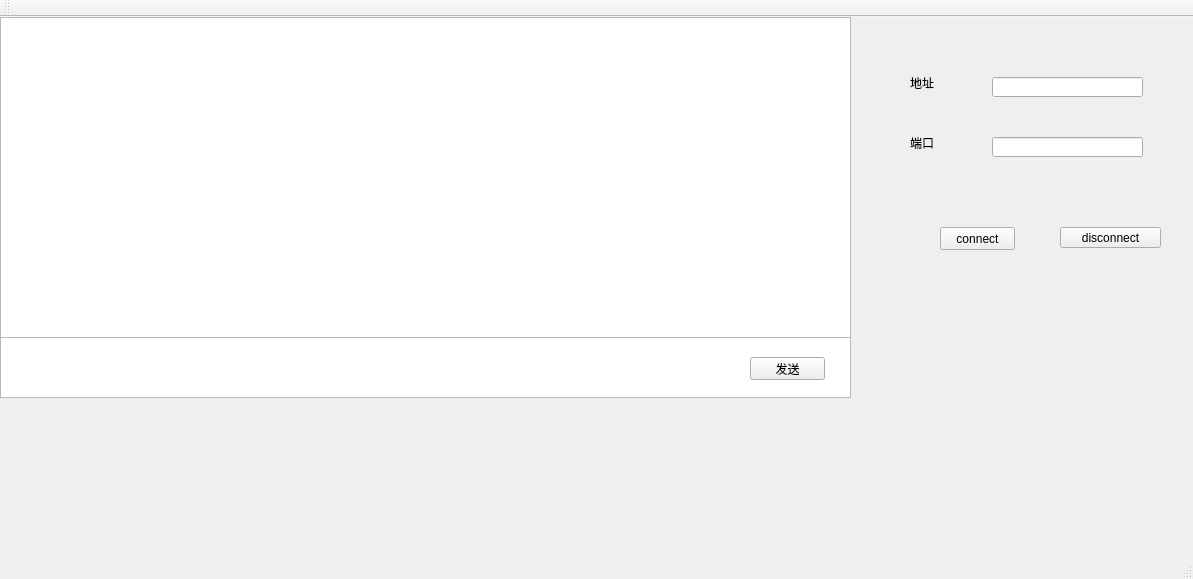
<?xml version="1.0" encoding="UTF-8"?>
<ui version="4.0">
 <class>Myclient</class>
 <widget class="QMainWindow" name="Myclient">
  <property name="geometry">
   <rect>
    <x>0</x>
    <y>0</y>
    <width>1193</width>
    <height>579</height>
   </rect>
  </property>
  <property name="windowTitle">
   <string>Myclient</string>
  </property>
  <widget class="QWidget" name="centralWidget">
   <widget class="QTextEdit" name="textEdit">
    <property name="geometry">
     <rect>
      <x>0</x>
      <y>0</y>
      <width>851</width>
      <height>321</height>
     </rect>
    </property>
   </widget>
   <widget class="QTextEdit" name="textEdit_2">
    <property name="geometry">
     <rect>
      <x>0</x>
      <y>320</y>
      <width>851</width>
      <height>61</height>
     </rect>
    </property>
   </widget>
   <widget class="QPushButton" name="pushButton">
    <property name="geometry">
     <rect>
      <x>750</x>
      <y>340</y>
      <width>75</width>
      <height>23</height>
     </rect>
    </property>
    <property name="text">
     <string>发送</string>
    </property>
   </widget>
   <widget class="QLabel" name="label">
    <property name="geometry">
     <rect>
      <x>910</x>
      <y>50</y>
      <width>81</width>
      <height>31</height>
     </rect>
    </property>
    <property name="text">
     <string>地址</string>
    </property>
   </widget>
   <widget class="QLabel" name="label_2">
    <property name="geometry">
     <rect>
      <x>910</x>
      <y>110</y>
      <width>61</width>
      <height>31</height>
     </rect>
    </property>
    <property name="text">
     <string>端口</string>
    </property>
   </widget>
   <widget class="QLineEdit" name="lineEdit">
    <property name="geometry">
     <rect>
      <x>992</x>
      <y>60</y>
      <width>151</width>
      <height>20</height>
     </rect>
    </property>
   </widget>
   <widget class="QLineEdit" name="lineEdit_2">
    <property name="geometry">
     <rect>
      <x>992</x>
      <y>120</y>
      <width>151</width>
      <height>20</height>
     </rect>
    </property>
   </widget>
   <widget class="QPushButton" name="pushButton_2">
    <property name="geometry">
     <rect>
      <x>940</x>
      <y>210</y>
      <width>75</width>
      <height>23</height>
     </rect>
    </property>
    <property name="text">
     <string>connect</string>
    </property>
   </widget>
   <widget class="QPushButton" name="pushButton_3">
    <property name="geometry">
     <rect>
      <x>1060</x>
      <y>210</y>
      <width>101</width>
      <height>21</height>
     </rect>
    </property>
    <property name="text">
     <string>disconnect</string>
    </property>
   </widget>
  </widget>
  <widget class="QMenuBar" name="menuBar">
   <property name="geometry">
    <rect>
     <x>0</x>
     <y>0</y>
     <width>1193</width>
     <height>26</height>
    </rect>
   </property>
  </widget>
  <widget class="QToolBar" name="mainToolBar">
   <attribute name="toolBarArea">
    <enum>TopToolBarArea</enum>
   </attribute>
   <attribute name="toolBarBreak">
    <bool>false</bool>
   </attribute>
  </widget>
  <widget class="QStatusBar" name="statusBar"/>
 </widget>
 <layoutdefault spacing="6" margin="11"/>
 <resources/>
 <connections/>
</ui>
